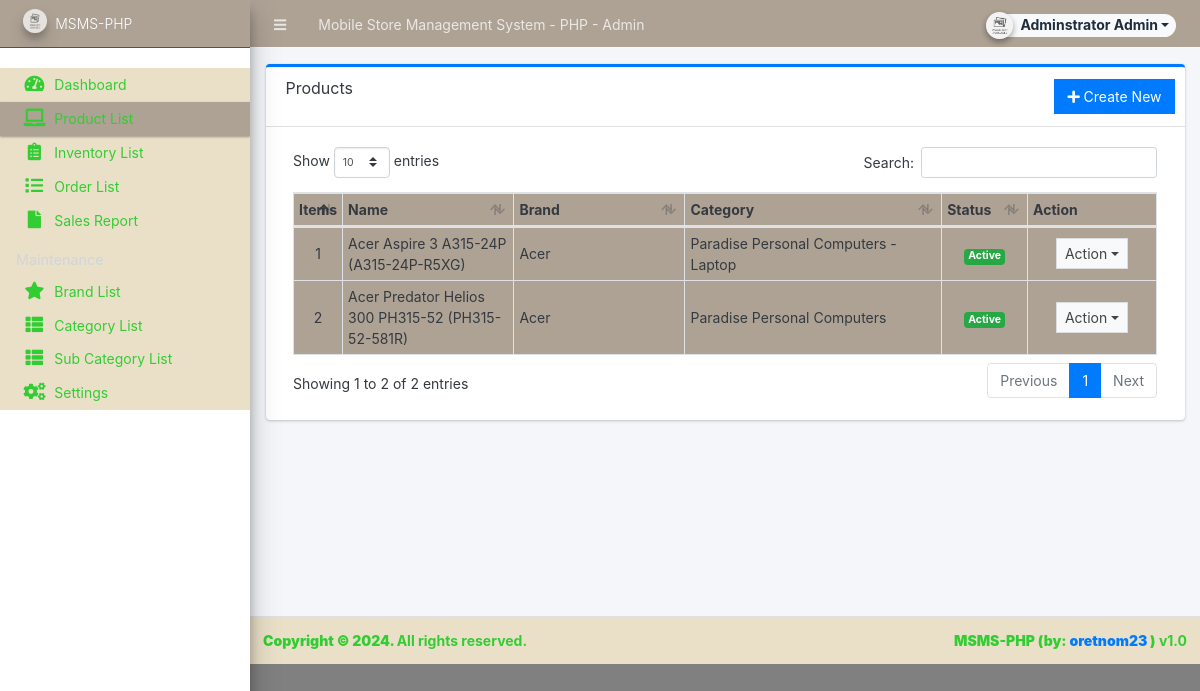
Page /admin/?page=product (signed in) on the committed database.
### tables this page shows
CREATE TABLE `products` (
  `id` int(30) NOT NULL,
  `brand_id` int(30) NOT NULL,
  `category_id` int(30) NOT NULL,
  `sub_category_id` int(30) NOT NULL,
  `name` varchar(250) NOT NULL,
  `price` float(12,2) NOT NULL DEFAULT 0.00,
  `status` tinyint(1) NOT NULL DEFAULT 1,
  `date_created` datetime NOT NULL DEFAULT current_timestamp()
);

CREATE TABLE `brands` (
  `id` int(30) NOT NULL,
  `name` varchar(250) NOT NULL,
  `description` text DEFAULT NULL,
  `status` tinyint(1) NOT NULL DEFAULT 1,
  `date_created` datetime NOT NULL DEFAULT current_timestamp()
);

### admin/product/index.php (the view, shortened to what this page needs)
<?php
$cat_qry = $conn->query("SELECT `id`, `category` FROM categories");
$categories = array_column($cat_qry->fetch_all(MYSQLI_ASSOC), 'category', 'id');
$sub_cat_qry = $conn->query("SELECT `id`, `parent_id`, `sub_category` FROM sub_categories");
$sub_categories = array_column($sub_cat_qry->fetch_all(MYSQLI_ASSOC), 'sub_category', 'id');
?>
<div class="card card-outline card-primary">
	<div class="card-header">
		<h3 class="card-title"/> Products</h3>
		<div class="card-tools">
			<a href="?page=product/manage_product" class="btn btn-flat btn-primary"><span class="fas fa-plus"></span>  Create New</a>
		</div>
	</div>
	<div class="card-body">
		<div class="container-fluid">
        <div class="table-responsive mx-0">
			<table class="table table-sm table-bordered table-hover table-strip">
				<colgroup>
					<col width="5%">
					<col width="20%">
					<col width="20%">
					<col width="30%">
					<col width="10%">
					<col width="15%">
				</colgroup>
				<thead>
					<tr>
						<th>Items</th>
						<th>Name</th>
						<th>Brand</th>
						<th>Category</th>
						<th>Status</th>
						<th>Action</th>
					</tr>
				</thead>
				<tbody>
					<?php
					$i = 1;
						$qry = $conn->query("SELECT p.*,b.name as bname from `products` p inner join brands b on p.brand_id = b.id order by (p.name) asc ");
						while($row = $qry->fetch_assoc()):
							foreach($row as $k=> $v){
								$row[$k] = trim(stripslashes($v));
							}
					?>
						<tr>
							<td class="text-center"><?php echo $i++; ?></td>
							<td><?php echo $row['name'] ?></td>
							<td><?php echo $row['bname'] ?></td>
							<td><?= $categories[$row['category_id']] ?? "" ?><?= isset($sub_categories[$row['sub_category_id']]) ? " - " .$sub_categories[$row['sub_category_id']] : "" ?></td>
							<td class="text-center">
                                <?php if($row['status'] == 1): ?>
                                    <span class="badge badge-success">Active</span>
                                <?php else: ?>
                                    <span class="badge badge-danger">Inactive</span>
                                <?php endif; ?>
                            </td>
							<td align="center">
								 <button type="button" class="btn btn-flat btn-default btn-sm dropdown-toggle dropdown-icon" data-toggle="dropdown">
				                  		Action
				                  </button>
							</td>
						</tr>
					<?php endwhile; ?>
				</tbody>
			</table>
		</div>
		</div>
	</div>
</div>

### rows in the picture
products: name "Acer Aspire 3 A315-24P (A315-24P-R5XG)", brand.name "Acer", category "Paradise Personal Computers", sub_category "Laptop", status "Active"
products: name "Acer Predator Helios 300 PH315-52 (PH315-52-581R)", brand.name "Acer", category "Paradise Personal Computers", status "Active"

### other values in the picture
$_settings->info('name') "Mobile Store Management System - PHP"
$_settings->userdata('firstname').' '.$_settings->userdata('lastname') "Adminstrator Admin"
$_settings->info('short_name') "MSMS-PHP"
